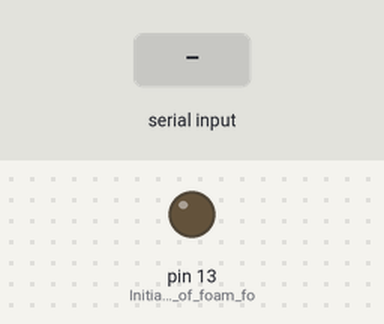
The sketch below on a simulated Arduino Leonardo, built with avr-gcc and run on an emulated ATmega32U4. Shown: output pins drawn as LEDs (lit = HIGH). Inputs (shaded band) come from the test bench. What the sketch prints to the serial monitor is not drawn.

Above: at 1.2 s.
1.3 s: "1" received over Serial
Timing chart, 0 to 4.3 s (numbered marks = the images above; inputs shaded):
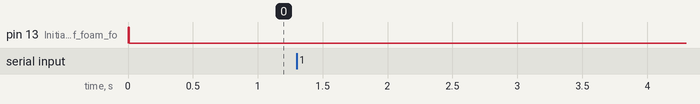

The sketch:

sketch_csad.ino
```cpp
void setup() {
  pinMode(13, OUTPUT); //Initialization of foam for light bulb
  digitalWrite(13, HIGH);

  Serial.begin(9600);  //Configuring serial communication
  while (!Serial);     //Wait until the port becomes available (only for Leonardo and similar boards)
  // delay(2000);
  digitalWrite(13, LOW);
}

void loop() {
  if (Serial.available() > 0) {
    String receivedMessage = Serial.readString();  //Read data from the serial port
    digitalWrite(13, HIGH);

    String parsedMessage = parseJSON(receivedMessage);

    //Convert all letters to uppercase
    for (int i = 0; i < parsedMessage.length(); i++) {
      parsedMessage[i] = toupper(parsedMessage[i]);
    }

    String jsonToSend = createJSON(parsedMessage);

    digitalWrite(13, LOW);
    //Send the modified message back
    Serial.print(jsonToSend);
  }
}

//JSON creation function
String createJSON(String message) {
  String json = "{\"message\":\"";
  json += message;
  json += "\"}";
  return json;
}

//JSON parsing function
String parseJSON(String json) {
  int start = json.indexOf("\"message\":\"") + 11;
  int end = json.indexOf("\"", start);

  if (start != -1 && end != -1) {
    return json.substring(start, end);
  }

  return ""; //If JSON is invalid
}
```
